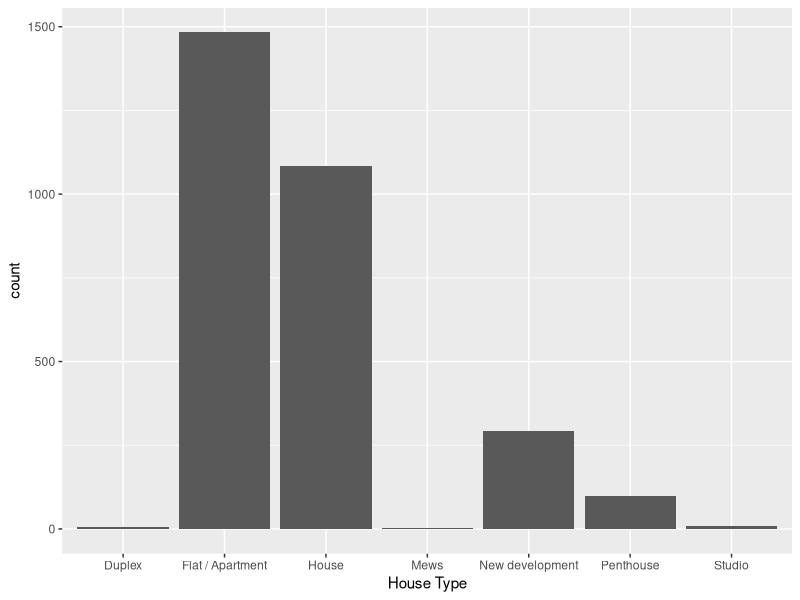
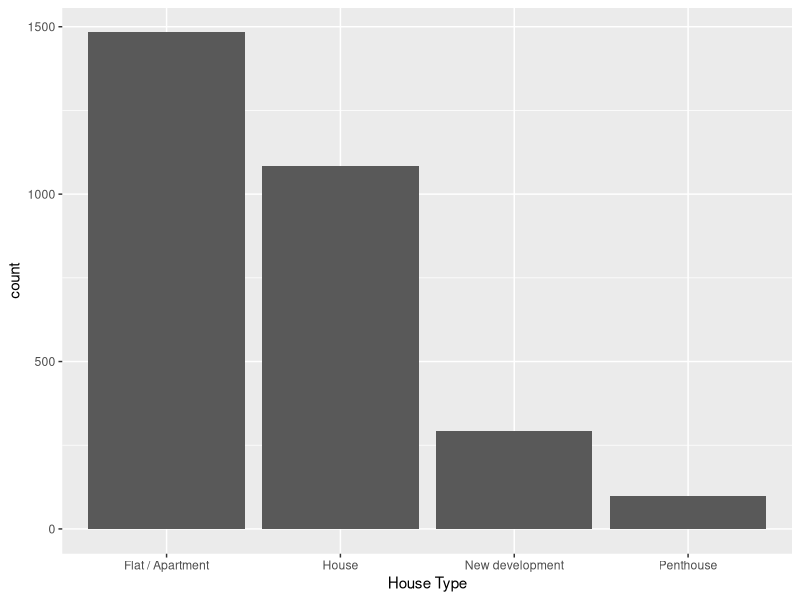
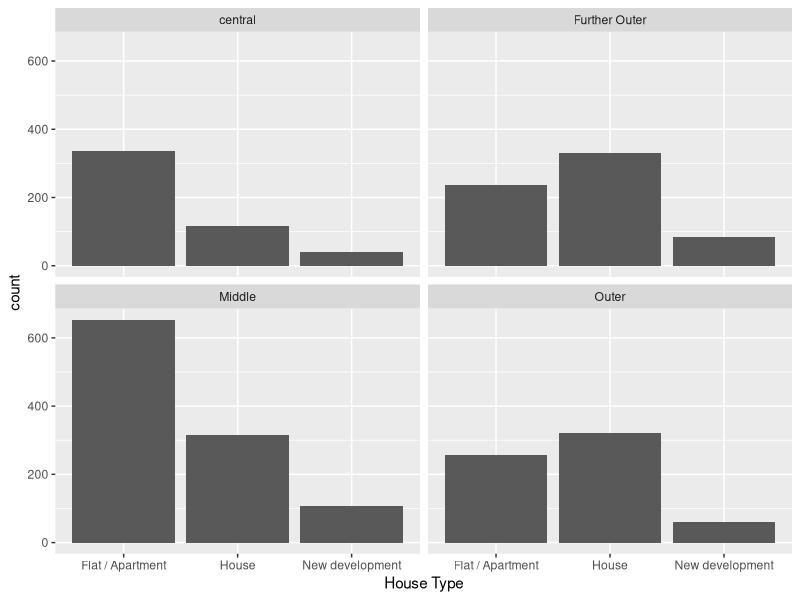

The R source for these figures, in order:
## ---- chunk 1
knitr::opts_chunk$set(echo = TRUE)
## ---- chunk 2
library(tidyverse)
library(tidyr)
## ---- chunk 3
London <- read_csv("../data/Fixed-London.csv")
## ---- chunk 4
London %>%
  ggplot(aes(x = `House Type`)) +
  geom_bar() 
## ---- chunk 5
#Removing duplexes, Mews and Studios
London %>%
  filter(`House Type` %in% c("Flat / Apartment", "House" , "New development" , "Penthouse")) %>%
  ggplot(aes(x = `House Type`)) +
  geom_bar() 
## ---- chunk 6
#Removing duplexes, Mews, Penthouses and Studios and faceting by large region to compare house types (trying to explain how in ZHIXINs plot the further outer region was more expensive then the outer region on average)
London %>%
  filter(`House Type` %in% c("Flat / Apartment", "House" , "New development" )) %>%
  ggplot(aes(x = `House Type`)) +
  geom_bar() +
  facet_wrap(~large_region)
## ---- chunk 7
London %>%
  group_by(`House Type`) %>%
  summarise(
    `Area in sq ft` = mean(`Area in sq ft`),
    Price = mean(Price)
  ) %>%
  arrange(desc(Price))
